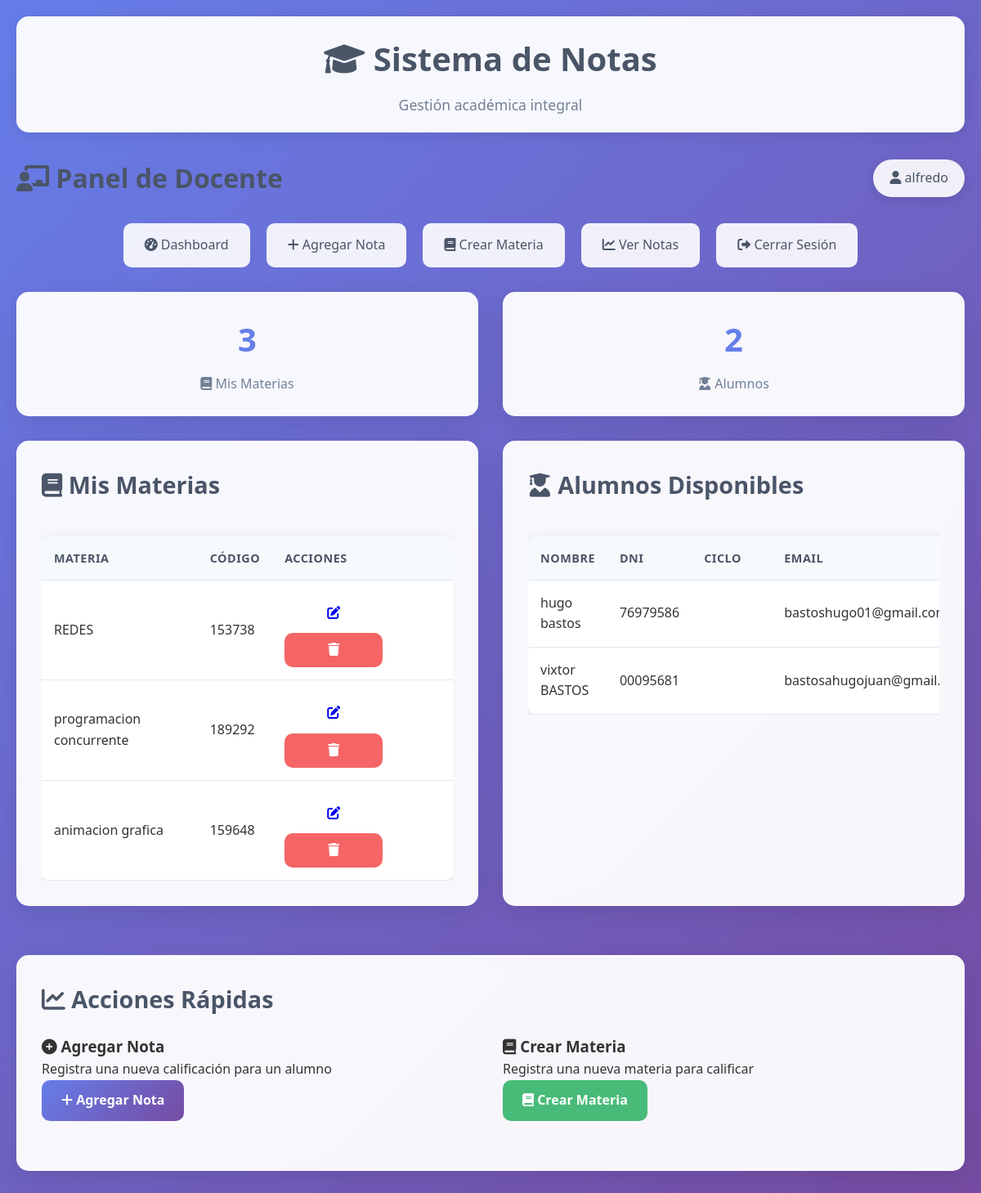
Before: /docente/dashboard (signed in) with the older database file.
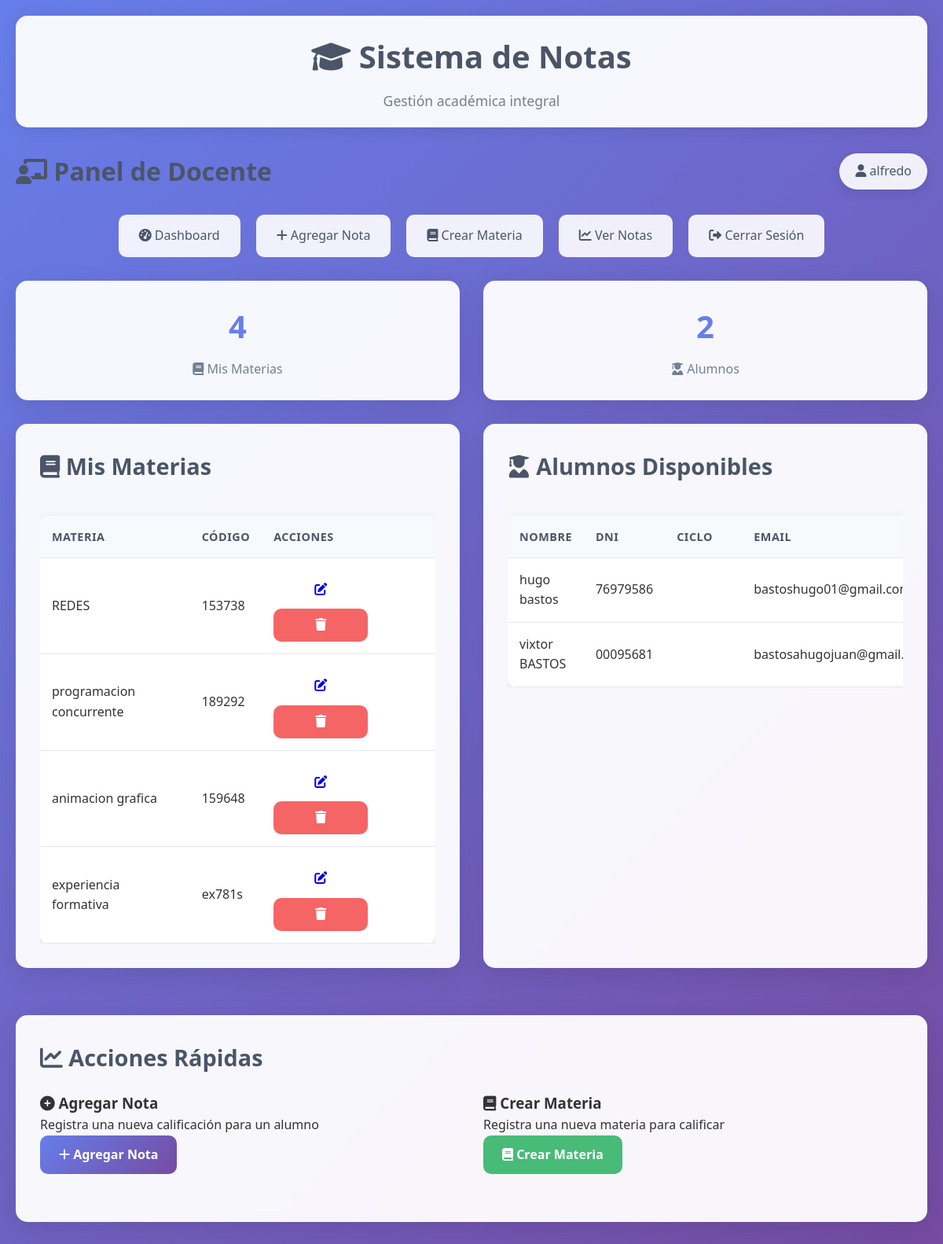
After: the same page with the newer database file.
### app.py (models this page shows)
class Materia(db.Model):
    id = db.Column(db.Integer, primary_key=True)
    nombre = db.Column(db.String(100), nullable=False)
    codigo = db.Column(db.String(20), unique=True, nullable=False)
    docente_id = db.Column(db.Integer, db.ForeignKey('usuario.id'), nullable=False)
    docente = db.relationship('Usuario', backref=db.backref('materias', lazy=True))

class Alumno(db.Model):
    id = db.Column(db.Integer, primary_key=True)
    dni = db.Column(db.String(20), unique=True, nullable=False)
    nombre = db.Column(db.String(100), nullable=False)
    apellido = db.Column(db.String(100), nullable=False)
    email = db.Column(db.String(120))
    telefono = db.Column(db.String(20))
    fecha_nacimiento = db.Column(db.Date)
    ciclo = db.Column(db.String(20), nullable=False)  # primero, segundo, tercero, cuarto, quinto, sexto
    fecha_registro = db.Column(db.DateTime, default=datetime.utcnow)

### app.py (the view)
@app.route('/docente/dashboard')
def docente_dashboard():
    if not session.get('user_id') or session.get('tipo') != 'docente':
        return redirect(url_for('login'))
    docente_id = session['user_id']
    materias = Materia.query.filter_by(docente_id=docente_id).all()
    alumnos = Alumno.query.all()
    return render_template('docente/dashboard.html', materias=materias, alumnos=alumnos)

### app.py (called while the page is built)
@app.context_processor
def inject_flash_cleanup():
    return dict()

### templates/docente/dashboard.html (shortened to what this page needs)
{% extends "base.html" %}
{% block content %}
<div class="dashboard-header">
    <h1 class="dashboard-title"><i class="fas fa-chalkboard-teacher"></i> Panel de Docente</h1>
    <div class="user-info">
        <span><i class="fas fa-user"></i> {{ session.username }}</span>
    </div>
</div>
<div class="nav" id="navMenu">
    <a href="{{ url_for('docente_dashboard') }}" onclick="closeMenu()">
        <i class="fas fa-tachometer-alt"></i> Dashboard
    </a>
    <a href="{{ url_for('agregar_nota') }}" onclick="closeMenu()">
        <i class="fas fa-plus"></i> Agregar Nota
    </a>
    <a href="{{ url_for('crear_materia') }}" onclick="closeMenu()">
        <i class="fas fa-book"></i> Crear Materia
    </a>
    <a href="{{ url_for('docente_ver_notas') }}" onclick="closeMenu()">
        <i class="fas fa-chart-line"></i> Ver Notas
    </a>
    <a href="{{ url_for('logout') }}" onclick="closeMenu()" class="nav-logout">
        <i class="fas fa-sign-out-alt"></i> Cerrar Sesión
    </a>
</div>
<div class="grid grid-2">
    <div class="stats-card">
        <h3>{{ materias|length }}</h3>
        <p><i class="fas fa-book"></i> Mis Materias</p>
    </div>
    <div class="stats-card">
        <h3>{{ alumnos|length }}</h3>
        <p><i class="fas fa-user-graduate"></i> Alumnos</p>
    </div>
</div>
<div class="grid grid-2">
    <div class="card">
        <h2><i class="fas fa-book"></i> Mis Materias</h2>
        {% if materias %}
        <div class="table-responsive">
            <table class="table">
                <thead>
                    <tr>
                        <th>Materia</th>
                        <th>Código</th>
                        <th>Acciones</th>
                    </tr>
                </thead>
                <tbody>
                    {% for materia in materias %}
                    <tr>
                        <td>{{ materia.nombre }}</td>
                        <td>{{ materia.codigo }}</td>
                        <td>
                            <div class="btn-group" role="group">
                                <a href="{{ url_for('editar_materia', materia_id=materia.id) }}"
                                   class="btn btn-sm btn-warning" title="Editar materia">
                                    <i class="fas fa-edit"></i>
                                </a>
                                <button type="button" class="btn btn-sm btn-danger"
                                        onclick="confirmarEliminar({{ materia.id }}, '{{ materia.nombre }}')"
                                        title="Eliminar materia">
                                    <i class="fas fa-trash"></i>
                                </button>
                            </div>
                        </td>
                    </tr>
                    {% endfor %}
                </tbody>
            </table>
        </div>
        {% else %}
        <div class="alert alert-info">
            <i class="fas fa-info-circle"></i>
            No tienes materias asignadas. <a href="{{ url_for('crear_materia') }}">Crear una materia</a>
        </div>
        {% endif %}
    </div>
    <div class="card">
        <h2><i class="fas fa-user-graduate"></i> Alumnos Disponibles</h2>
        {% if alumnos %}
        <div class="table-responsive">
            <table class="table">
                <thead>
                    <tr>
                        <th>Nombre</th>
                        <th>DNI</th>
                        <th>Ciclo</th>
                        <th>Email</th>
                    </tr>
                </thead>
                <tbody>
                    {% for alumno in alumnos[:10] %}
                    <tr>
                        <td>{{ alumno.nombre }} {{ alumno.apellido }}</td>
                        <td>{{ alumno.dni }}</td>
                        <td>
                            <span class="badge badge-info">
                            </span>
                        </td>
                        <td>{{ alumno.email or '-' }}</td>
                    </tr>
                    {% endfor %}
                </tbody>
            </table>
        </div>
        {% else %}
        <div class="alert alert-info">
            <i class="fas fa-info-circle"></i>
            No hay alumnos registrados en el sistema.
        </div>
        {% endif %}
    </div>
</div>
<div class="card">
    <h2><i class="fas fa-chart-line"></i> Acciones Rápidas</h2>
    <div class="grid grid-2">
        <div>
            <h3><i class="fas fa-plus-circle"></i> Agregar Nota</h3>
            <p>Registra una nueva calificación para un alumno</p>
            <a href="{{ url_for('agregar_nota') }}" class="btn btn-primary">
                <i class="fas fa-plus"></i> Agregar Nota
            </a>
        </div>
        <div>
            <h3><i class="fas fa-book"></i> Crear Materia</h3>
            <p>Registra una nueva materia para calificar</p>
            <a href="{{ url_for('crear_materia') }}" class="btn btn-success">
                <i class="fas fa-book"></i> Crear Materia
            </a>
        </div>
    </div>
</div>
{% endblock %}

### templates/base.html (shortened to what this page needs)
<!DOCTYPE html>
<html lang="es">
<head>
    <link rel="stylesheet" href="{{ url_for('static', filename='css/style.css') }}">
    <link href="https://cdnjs.cloudflare.com/ajax/libs/font-awesome/6.0.0/css/all.min.css" rel="stylesheet">
</head>
<body>
    <div class="container">
        {% if not request.endpoint == 'index' %}
        <div class="header">
            <h1><i class="fas fa-graduation-cap"></i> Sistema de Notas</h1>
            <p>Gestión académica integral</p>
        </div>
        {% endif %}
        {% block content %}{% endblock %}
    </div>
</body>
</html>

### static/css/style.css (style rules this page uses)
* { margin: 0; padding: 0; box-sizing: border-box; }
body { font-family: 'Segoe UI', Tahoma, Geneva, Verdana, sans-serif; line-height: 1.6; color: #333; background: linear-gradient(135deg, #667eea 0%, #764ba2 100%); min-height: 100vh; }
.container { max-width: 1200px; margin: 0 auto; padding: 20px; }
.header { background: rgba(255, 255, 255, 0.95); backdrop-filter: blur(10px); box-shadow: 0 2px 20px rgba(0, 0, 0, 0.1); border-radius: 15px; margin-bottom: 30px; padding: 20px; text-align: center; }
.header h1 { color: #4a5568; font-size: 2.5rem; margin-bottom: 10px; font-weight: 700; }
.header p { color: #718096; font-size: 1.1rem; }
.card { background: rgba(255, 255, 255, 0.95); backdrop-filter: blur(10px); border-radius: 15px; padding: 30px; margin-bottom: 30px; box-shadow: 0 8px 32px rgba(0, 0, 0, 0.1); border: 1px solid rgba(255, 255, 255, 0.2); }
.card h2 { color: #4a5568; margin-bottom: 20px; font-size: 1.8rem; font-weight: 600; }
.btn { display: inline-block; padding: 12px 24px; border: none; border-radius: 10px; font-size: 1rem; font-weight: 600; text-decoration: none; text-align: center; cursor: pointer; transition: all 0.3s ease; min-width: 120px; }
.btn-primary { background: linear-gradient(135deg, #667eea 0%, #764ba2 100%); color: white; }
.btn-success { background: #48bb78; color: white; }
.btn-danger { background: #f56565; color: white; }
.nav { display: flex; justify-content: center; gap: 20px; margin-bottom: 30px; flex-wrap: wrap; }
.nav a { padding: 12px 24px; background: rgba(255, 255, 255, 0.9); color: #4a5568; text-decoration: none; border-radius: 10px; font-weight: 500; transition: all 0.3s ease; border: 2px solid transparent; }
.table { width: 100%; border-collapse: collapse; margin-top: 20px; background: white; border-radius: 10px; overflow: hidden; box-shadow: 0 4px 15px rgba(0, 0, 0, 0.1); }
.table th, .table td { padding: 15px; text-align: left; border-bottom: 1px solid #e2e8f0; }
.table th { background: #f7fafc; color: #4a5568; font-weight: 600; font-size: 0.9rem; text-transform: uppercase; letter-spacing: 0.5px; }
.grid { display: grid; gap: 30px; margin-bottom: 30px; }
.grid-2 { grid-template-columns: repeat(auto-fit, minmax(300px, 1fr)); }
.stats-card { background: rgba(255, 255, 255, 0.95); backdrop-filter: blur(10px); border-radius: 15px; padding: 25px; text-align: center; box-shadow: 0 8px 32px rgba(0, 0, 0, 0.1); border: 1px solid rgba(255, 255, 255, 0.2); }
.stats-card h3 { font-size: 2.5rem; color: #667eea; margin-bottom: 10px; font-weight: 700; }
.stats-card p { color: #718096; font-size: 1rem; font-weight: 500; }
.dashboard-header { display: flex; justify-content: space-between; align-items: center; margin-bottom: 30px; flex-wrap: wrap; gap: 20px; }
.dashboard-title { color: #4a5568; font-size: 2rem; font-weight: 700; }
.user-info { display: flex; align-items: center; gap: 15px; background: rgba(255, 255, 255, 0.9); padding: 10px 20px; border-radius: 25px; box-shadow: 0 4px 15px rgba(0, 0, 0, 0.1); }
.user-info span { color: #4a5568; font-weight: 500; }
.card { animation: fadeIn 0.6s ease-out; }
.badge { display: inline-block; padding: 4px 8px; font-size: 0.75rem; font-weight: 600; line-height: 1; text-align: center; white-space: nowrap; vertical-align: baseline; border-radius: 6px; color: white; }
.table-responsive { overflow-x: auto; -webkit-overflow-scrolling: touch; }

Changed rows visible on the page:
added Materia: nombre "experiencia formativa", codigo "ex781s"
Other visible differences:
{{ materias|length }}: "3" → "4"
